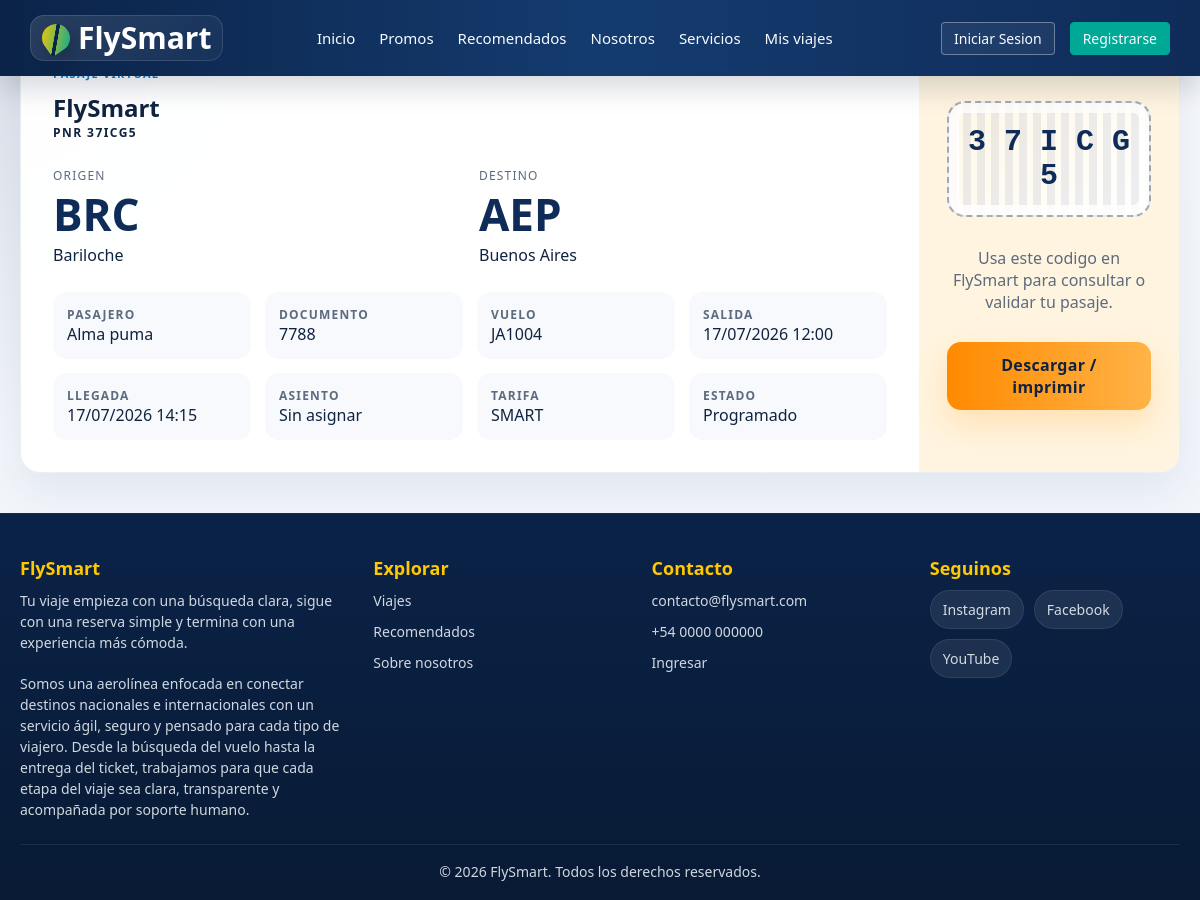
Screenshot of /consultas/reservas/pasaje.php?pnr=37ICG5 with the database file from the repository.
### tables this page shows
CREATE TABLE IF NOT EXISTS `tickets_detalle` (
  `id_ticket` int(11) NOT NULL AUTO_INCREMENT,
  `id_orden` int(11) NOT NULL,
  `id_vuelo` int(11) NOT NULL,
  `id_pasajero` int(11) NOT NULL,
  `numero_asiento` varchar(10) DEFAULT NULL,
  `id_plan` int(11) NOT NULL,
  `codigo_reserva_pnr` varchar(6) NOT NULL,
  `precio_tramo_pagado` decimal(10,2) NOT NULL,
  PRIMARY KEY (`id_ticket`),
  KEY `id_orden` (`id_orden`),
  KEY `id_vuelo` (`id_vuelo`),
  KEY `id_pasajero` (`id_pasajero`),
  KEY `id_plan` (`id_plan`),
  CONSTRAINT `fk_tickets_orden` FOREIGN KEY (`id_orden`) REFERENCES `compras_ordenes` (`id_orden`) ON DELETE CASCADE,
  CONSTRAINT `fk_tickets_pasajero` FOREIGN KEY (`id_pasajero`) REFERENCES `pasajeros` (`id_pasajero`),
  CONSTRAINT `fk_tickets_plan` FOREIGN KEY (`id_plan`) REFERENCES `planes_tarifas` (`id_plan`),
  CONSTRAINT `fk_tickets_vuelo` FOREIGN KEY (`id_vuelo`) REFERENCES `vuelos` (`id_vuelo`)
);

CREATE TABLE IF NOT EXISTS `aeropuertos` (
  `codigo_iata` varchar(3) NOT NULL,
  `nombre` varchar(100) NOT NULL,
  `ciudad` varchar(100) NOT NULL,
  `pais` varchar(100) NOT NULL,
  PRIMARY KEY (`codigo_iata`)
);

CREATE TABLE IF NOT EXISTS `pasajeros` (
  `id_pasajero` int(11) NOT NULL AUTO_INCREMENT,
  `tipo_documento` varchar(20) NOT NULL,
  `numero_documento` varchar(50) NOT NULL,
  `nombre` varchar(100) NOT NULL,
  `apellido` varchar(100) NOT NULL,
  `fecha_nacimiento` date NOT NULL,
  `asistencia_especial` tinyint(1) DEFAULT 0,
  `detalles_medicos` text DEFAULT NULL,
  PRIMARY KEY (`id_pasajero`),
  UNIQUE KEY `numero_documento` (`numero_documento`)
);

CREATE TABLE IF NOT EXISTS `vuelos` (
  `id_vuelo` int(11) NOT NULL AUTO_INCREMENT,
  `numero_vuelo` varchar(20) NOT NULL,
  `id_avion` int(11) NOT NULL,
  `origen_iata` varchar(3) NOT NULL,
  `destino_iata` varchar(3) NOT NULL,
  `fecha_salida` datetime NOT NULL,
  `fecha_llegada` datetime NOT NULL,
  `precio_base_vuelo` decimal(10,2) NOT NULL,
  `estado_vuelo` varchar(20) NOT NULL,
  PRIMARY KEY (`id_vuelo`),
  KEY `id_avion` (`id_avion`),
  KEY `origen_iata` (`origen_iata`),
  KEY `destino_iata` (`destino_iata`),
  CONSTRAINT `fk_vuelos_avion` FOREIGN KEY (`id_avion`) REFERENCES `aviones` (`id_avion`),
  CONSTRAINT `fk_vuelos_destino` FOREIGN KEY (`destino_iata`) REFERENCES `aeropuertos` (`codigo_iata`),
  CONSTRAINT `fk_vuelos_origen` FOREIGN KEY (`origen_iata`) REFERENCES `aeropuertos` (`codigo_iata`)
);

CREATE TABLE IF NOT EXISTS `planes_tarifas` (
  `id_plan` int(11) NOT NULL AUTO_INCREMENT,
  `nombre_plan` varchar(50) NOT NULL,
  `descripcion` text DEFAULT NULL,
  `cargo_extra_plan` decimal(10,2) NOT NULL DEFAULT 0.00,
  PRIMARY KEY (`id_plan`)
);

### consultas/reservas/pasaje.php (the view, shortened to what this page needs)
<?php
require_once '../../config/conexion.php';
$pnr = strtoupper(trim($_GET['pnr'] ?? ''));
include_once '../../includes/header.php';
$stmt = $pdo->prepare("
    SELECT td.codigo_reserva_pnr, td.numero_asiento, td.precio_tramo_pagado,
           v.numero_vuelo, v.estado_vuelo, v.fecha_salida, v.fecha_llegada,
           origen.ciudad AS origen_ciudad, origen.codigo_iata AS origen_iata,
           destino.ciudad AS destino_ciudad, destino.codigo_iata AS destino_iata,
           p.nombre, p.apellido, p.numero_documento, pt.nombre_plan
    FROM tickets_detalle td
    INNER JOIN vuelos v ON v.id_vuelo = td.id_vuelo
    INNER JOIN aeropuertos origen ON origen.codigo_iata = v.origen_iata
    INNER JOIN aeropuertos destino ON destino.codigo_iata = v.destino_iata
    INNER JOIN pasajeros p ON p.id_pasajero = td.id_pasajero
    INNER JOIN planes_tarifas pt ON pt.id_plan = td.id_plan
    WHERE td.codigo_reserva_pnr = :pnr
    LIMIT 1
");
$stmt->execute(['pnr' => $pnr]);
$ticket = $stmt->fetch(PDO::FETCH_ASSOC);
$codigoEmbarque = trim(chunk_split($pnr, 1, ' '));
?>
<main class="reservation-page">
    <?php if (!$ticket): ?>
        <section class="reservation-card reservation-empty">
            <h1>Pasaje no encontrado</h1>
            <p>El código de reserva no existe o está incompleto.</p>
            <a href="../../index.php#reservas" class="btn-next btn-orange">Volver a consultar</a>
        </section>
    <?php else: ?>
        <section class="boarding-pass">
            <div class="boarding-info">
                <p class="eyebrow">Pasaje virtual</p>
                <h1>FlySmart</h1>
                <p class="ticket-label">PNR <?= htmlspecialchars($ticket['codigo_reserva_pnr'], ENT_QUOTES, 'UTF-8') ?></p>
                <div class="boarding-route">
                    <div>
                        <span>Origen</span>
                        <strong><?= htmlspecialchars($ticket['origen_iata'], ENT_QUOTES, 'UTF-8') ?></strong>
                        <p><?= htmlspecialchars($ticket['origen_ciudad'], ENT_QUOTES, 'UTF-8') ?></p>
                    </div>
                    <div>
                        <span>Destino</span>
                        <strong><?= htmlspecialchars($ticket['destino_iata'], ENT_QUOTES, 'UTF-8') ?></strong>
                        <p><?= htmlspecialchars($ticket['destino_ciudad'], ENT_QUOTES, 'UTF-8') ?></p>
                    </div>
                </div>
                <div class="boarding-grid">
                    <p><strong>Pasajero</strong><?= htmlspecialchars($ticket['nombre'] . ' ' . $ticket['apellido'], ENT_QUOTES, 'UTF-8') ?></p>
                    <p><strong>Documento</strong><?= htmlspecialchars($ticket['numero_documento'], ENT_QUOTES, 'UTF-8') ?></p>
                    <p><strong>Vuelo</strong><?= htmlspecialchars($ticket['numero_vuelo'], ENT_QUOTES, 'UTF-8') ?></p>
                    <p><strong>Salida</strong><?= date('d/m/Y H:i', strtotime($ticket['fecha_salida'])) ?></p>
                    <p><strong>Llegada</strong><?= date('d/m/Y H:i', strtotime($ticket['fecha_llegada'])) ?></p>
                    <p><strong>Asiento</strong><?= htmlspecialchars($ticket['numero_asiento'] ?? 'Sin asignar', ENT_QUOTES, 'UTF-8') ?></p>
                    <p><strong>Tarifa</strong><?= htmlspecialchars($ticket['nombre_plan'], ENT_QUOTES, 'UTF-8') ?></p>
                    <p><strong>Estado</strong><?= htmlspecialchars($ticket['estado_vuelo'], ENT_QUOTES, 'UTF-8') ?></p>
                </div>
            </div>
            <aside class="boarding-qr">
                <div class="local-boarding-code" aria-label="Codigo de embarque"><?= htmlspecialchars($codigoEmbarque, ENT_QUOTES, 'UTF-8') ?></div>
                <p>Usa este codigo en FlySmart para consultar o validar tu pasaje.</p>
                <button type="button" class="btn-next btn-orange" onclick="window.print()">Descargar / imprimir</button>
            </aside>
        </section>
    <?php endif; ?>
</main>
<?php include_once '../../includes/footer.php'; ?>
</body>
</html>

### css/estilos.css (style rules this page uses)
* { box-sizing: border-box; margin: 0; padding: 0; font-family: "Aptos", "Segoe UI", "Trebuchet MS", Arial, sans-serif; }
html { width: 100%; min-height: 100%; background: #081a34; }
body { width: 100%; min-height: 100vh; overflow-x: hidden; background-color: var(--light-bg); color: var(--dark-text); padding: 0; margin: 0; }
.btn-next { background-color: var(--secondary-color); color: white; border: none; padding: 12px 25px; font-size: 16px; border-radius: 4px; cursor: pointer; display: inline-block; text-decoration: none; text-align: center; margin-top: 15px; }
body { font-family: "Aptos", "Segoe UI", "Trebuchet MS", Arial, sans-serif; background: radial-gradient(circle at top left, rgba(15, 44, 89, 0.12), transparent 30%), linear-gradient(180deg, #f7f9fc 0%, #eef4fb 100%); color: #10233f; }
.eyebrow { display: inline-flex; align-items: center; gap: 8px; text-transform: uppercase; letter-spacing: 0.12em; font-size: 11px; color: #0d7fd4; font-weight: 800; margin-bottom: 10px; }
.btn-next { background: linear-gradient(90deg, #fec901, #ffdb4d); color: #0f2c59; border-radius: 14px; box-shadow: 0 14px 30px rgba(254, 201, 1, 0.25); font-weight: 900; letter-spacing: 0.02em; }
html, body { min-height: 100%; }
body { min-height: 100vh; display: flex; flex-direction: column; }
* { margin: 0; padding: 0; box-sizing: border-box; }

### css/reservas.css (style rules this page uses)
.reservation-tools, .reservation-page { max-width: 100%; width: 100%; margin: 0 auto 40px; padding: 0 20px; }
.reservation-tool, .reservation-card, .ticket-summary, .history-item, .boarding-pass { background: rgba(255, 255, 255, 0.96); border: 1px solid rgba(15, 44, 89, 0.08); border-radius: 20px; box-shadow: 0 18px 45px rgba(15, 44, 89, 0.08); }
.reservation-tool p, .reservation-card p, .ticket-details p, .history-item p, .boarding-qr p { color: #5c6b7e; }
.btn-orange { background: linear-gradient(90deg, #ff8a00, #ffb347); color: #10233f; box-shadow: 0 14px 30px rgba(255, 159, 28, 0.22); }
.reservation-page { margin-top: 28px; }
.ticket-label { font-size: 12px; text-transform: uppercase; letter-spacing: 0.12em; font-weight: 800; }
.boarding-pass { display: grid; grid-template-columns: minmax(0, 1fr) 260px; overflow: hidden; }
.boarding-info { padding: 32px; }
.boarding-route { display: grid; grid-template-columns: repeat(2, minmax(0, 1fr)); gap: 18px; margin: 26px 0; }
.boarding-route span, .boarding-grid strong { display: block; color: #5c6b7e; font-size: 12px; text-transform: uppercase; letter-spacing: 0.1em; }
.boarding-route strong { display: block; color: #0f2c59; font-size: 44px; }
.boarding-grid { display: grid; grid-template-columns: repeat(4, minmax(0, 1fr)); gap: 14px; }
.boarding-grid p { padding: 14px; border-radius: 14px; background: #f7f9fc; }
.boarding-qr { display: flex; flex-direction: column; align-items: center; justify-content: center; gap: 14px; padding: 28px; background: #fff4df; text-align: center; }
.local-boarding-code { width: min(100%, 260px); margin: 10px auto 16px; padding: 22px 18px; border: 2px dashed rgba(15, 44, 89, 0.35); border-radius: 18px; background: repeating-linear-gradient(90deg, rgba(15, 44, 89, 0.08) 0 8px, transparent 8px 14px), linear-gradient(135deg, #fff8e8, #ffffff); color: #0f2c59; font-family: "Courier New", monospace; font-size: clamp(20px, 4vw, 30px); font-weight: 900; letter-spacing: 0; text-align: center; box-shadow: inset 0 0 0 10px rgba(255, 255, 255, 0.84); }

### rows the page displays
tickets_detalle: codigo_reserva_pnr "37ICG5", aeropuertos.codigo_iata "BRC", aeropuertos.ciudad "Bariloche", aeropuertos.codigo_iata "AEP", aeropuertos.ciudad "Buenos Aires", id_pasajero.apellido "Alma puma", id_pasajero.numero_documento "7788", id_vuelo.numero_vuelo "JA1004", id_vuelo.fecha_salida "17/07/2026 12:00", id_vuelo.fecha_llegada "17/07/2026 14:15", numero_asiento "Sin asignar", id_plan.nombre_plan "SMART", id_vuelo.estado_vuelo "Programado"

### other values shown
$codigoEmbarque "3 7 I C G 5"
